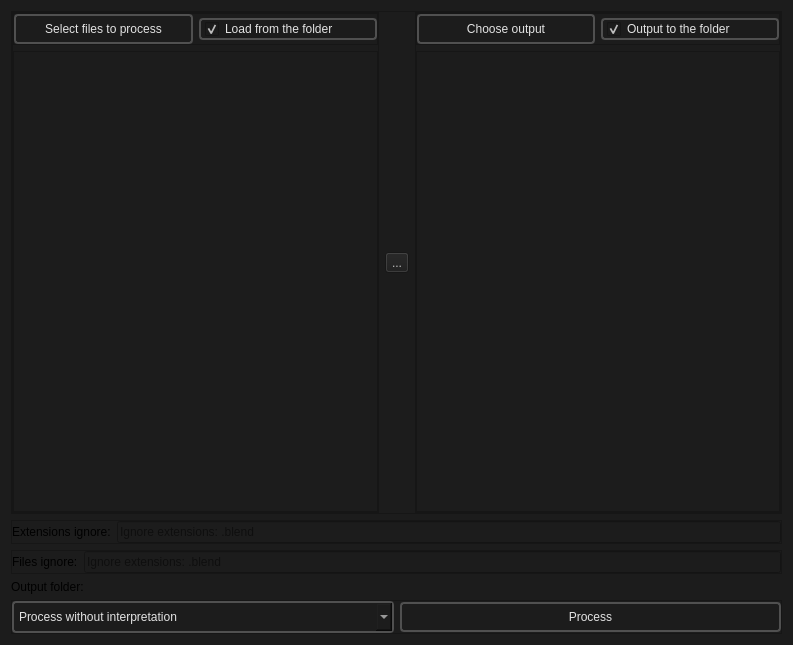
<?xml version="1.0" encoding="UTF-8"?>
<ui version="4.0">
 <class>BatchCreator_process_Dialog</class>
 <widget class="QDialog" name="BatchCreator_process_Dialog">
  <property name="geometry">
   <rect>
    <x>0</x>
    <y>0</y>
    <width>793</width>
    <height>645</height>
   </rect>
  </property>
  <property name="windowTitle">
   <string>Process options</string>
  </property>
  <property name="windowIcon">
   <iconset resource="../resources.qrc">
    <normaloff>:/icons/appicon.ico</normaloff>:/icons/appicon.ico</iconset>
  </property>
  <property name="styleSheet">
   <string notr="true">background-color: #1C1C1C;</string>
  </property>
  <layout class="QVBoxLayout" name="verticalLayout">
   <item>
    <widget class="QFrame" name="frame_4">
     <property name="frameShape">
      <enum>QFrame::StyledPanel</enum>
     </property>
     <property name="frameShadow">
      <enum>QFrame::Raised</enum>
     </property>
     <layout class="QHBoxLayout" name="horizontalLayout">
      <property name="spacing">
       <number>6</number>
      </property>
      <property name="leftMargin">
       <number>0</number>
      </property>
      <property name="topMargin">
       <number>0</number>
      </property>
      <property name="rightMargin">
       <number>0</number>
      </property>
      <property name="bottomMargin">
       <number>0</number>
      </property>
      <item>
       <widget class="QFrame" name="frame_3">
        <property name="frameShape">
         <enum>QFrame::StyledPanel</enum>
        </property>
        <property name="frameShadow">
         <enum>QFrame::Raised</enum>
        </property>
        <layout class="QVBoxLayout" name="verticalLayout_3">
         <property name="spacing">
          <number>6</number>
         </property>
         <property name="leftMargin">
          <number>0</number>
         </property>
         <property name="topMargin">
          <number>0</number>
         </property>
         <property name="rightMargin">
          <number>0</number>
         </property>
         <property name="bottomMargin">
          <number>0</number>
         </property>
         <item>
          <widget class="QFrame" name="frame_5">
           <property name="frameShape">
            <enum>QFrame::StyledPanel</enum>
           </property>
           <property name="frameShadow">
            <enum>QFrame::Raised</enum>
           </property>
           <layout class="QHBoxLayout" name="horizontalLayout_3">
            <property name="leftMargin">
             <number>0</number>
            </property>
            <property name="topMargin">
             <number>0</number>
            </property>
            <property name="rightMargin">
             <number>0</number>
            </property>
            <property name="bottomMargin">
             <number>0</number>
            </property>
            <item>
             <widget class="QPushButton" name="select_files_to_process_button">
              <property name="styleSheet">
               <string notr="true">
    /* QPushButton default and hover styles */
    QPushButton {

        font: 600 10pt &quot;Segoe UI&quot;;
	

        border: 2px solid black;
        border-radius: 4px;
        border-color: rgba(80, 80, 80, 255);
        height:22px;
        padding-top: 2px;
        padding-bottom:2px;
        padding-left: 4px;
        padding-right: 4px;
        color: #E3E3E3;
        background-color: #1C1C1C;
    }
    QPushButton:hover {
        background-color: #414956;
        color: white;
    }
    QPushButton:pressed {
        background-color: red;
        background-color: #1C1C1C;
        margin: 1 px;
        margin-left: 2px;
        margin-right: 2px;

    }</string>
              </property>
              <property name="text">
               <string>Select files to process</string>
              </property>
             </widget>
            </item>
            <item>
             <widget class="QCheckBox" name="load_from_the_folder_checkBox">
              <property name="focusPolicy">
               <enum>Qt::NoFocus</enum>
              </property>
              <property name="styleSheet">
               <string notr="true">QCheckBox {
    font: 700 10pt &quot;Segoe UI&quot;;
    border: 2px solid black;
    border-radius: 4px;
    border-color: rgba(80, 80, 80, 255);
    height:14px;
    padding-top: 2px;
    padding-bottom:2px;
    color: #E3E3E3;
    background-color: #1C1C1C;
    padding-left: 4px;
}

QCheckBox::indicator:unchecked {
    image: url(://icons/check_box_outline_blank_16dp_9D9D9D_FILL0_wght400_GRAD0_opsz20.svg);
}

QCheckBox::indicator:checked {
    image: url(://icons/select_check_box_16dp_9D9D9D_FILL0_wght400_GRAD0_opsz20.svg);
}

/* -------------------------- */


QCheckBox:hover {
    background-color: #414956;
    color: white;
}
</string>
              </property>
              <property name="text">
               <string>Load from the folder</string>
              </property>
              <property name="iconSize">
               <size>
                <width>20</width>
                <height>20</height>
               </size>
              </property>
              <property name="checked">
               <bool>true</bool>
              </property>
             </widget>
            </item>
           </layout>
          </widget>
         </item>
         <item>
          <widget class="QListWidget" name="Input_files_preview_scrollarea"/>
         </item>
        </layout>
       </widget>
      </item>
      <item>
       <widget class="QToolButton" name="toolButton">
        <property name="enabled">
         <bool>false</bool>
        </property>
        <property name="text">
         <string>...</string>
        </property>
        <property name="icon">
         <iconset resource="../resources.qrc">
          <normaloff>:/icons/arrow_forward_24dp_9D9D9D_FILL0_wght400_GRAD0_opsz24.svg</normaloff>:/icons/arrow_forward_24dp_9D9D9D_FILL0_wght400_GRAD0_opsz24.svg</iconset>
        </property>
        <property name="iconSize">
         <size>
          <width>16</width>
          <height>16</height>
         </size>
        </property>
       </widget>
      </item>
      <item>
       <widget class="QFrame" name="frame_2">
        <property name="frameShape">
         <enum>QFrame::StyledPanel</enum>
        </property>
        <property name="frameShadow">
         <enum>QFrame::Raised</enum>
        </property>
        <layout class="QVBoxLayout" name="verticalLayout_2">
         <property name="leftMargin">
          <number>0</number>
         </property>
         <property name="topMargin">
          <number>0</number>
         </property>
         <property name="rightMargin">
          <number>0</number>
         </property>
         <property name="bottomMargin">
          <number>0</number>
         </property>
         <item>
          <widget class="QFrame" name="frame_6">
           <property name="frameShape">
            <enum>QFrame::StyledPanel</enum>
           </property>
           <property name="frameShadow">
            <enum>QFrame::Raised</enum>
           </property>
           <layout class="QHBoxLayout" name="horizontalLayout_4">
            <property name="leftMargin">
             <number>0</number>
            </property>
            <property name="topMargin">
             <number>0</number>
            </property>
            <property name="rightMargin">
             <number>0</number>
            </property>
            <property name="bottomMargin">
             <number>0</number>
            </property>
            <item>
             <widget class="QPushButton" name="choose_output_button">
              <property name="styleSheet">
               <string notr="true">
    /* QPushButton default and hover styles */
    QPushButton {

        font: 600 10pt &quot;Segoe UI&quot;;
	

        border: 2px solid black;
        border-radius: 4px;
        border-color: rgba(80, 80, 80, 255);
        height:22px;
        padding-top: 2px;
        padding-bottom:2px;
        padding-left: 4px;
        padding-right: 4px;
        color: #E3E3E3;
        background-color: #1C1C1C;
    }
    QPushButton:hover {
        background-color: #414956;
        color: white;
    }
    QPushButton:pressed {
        background-color: red;
        background-color: #1C1C1C;
        margin: 1 px;
        margin-left: 2px;
        margin-right: 2px;

    }</string>
              </property>
              <property name="text">
               <string>Choose output</string>
              </property>
             </widget>
            </item>
            <item>
             <widget class="QCheckBox" name="output_to_the_folder_checkBox">
              <property name="styleSheet">
               <string notr="true">QCheckBox {
    font: 700 10pt &quot;Segoe UI&quot;;
    border: 2px solid black;
    border-radius: 4px;
    border-color: rgba(80, 80, 80, 255);
    height:14px;
    padding-top: 2px;
    padding-bottom:2px;
    color: #E3E3E3;
    background-color: #1C1C1C;
    padding-left: 4px;
}

QCheckBox::indicator:unchecked {
    image: url(://icons/check_box_outline_blank_16dp_9D9D9D_FILL0_wght400_GRAD0_opsz20.svg);
}

QCheckBox::indicator:checked {
    image: url(://icons/select_check_box_16dp_9D9D9D_FILL0_wght400_GRAD0_opsz20.svg);
}

/* -------------------------- */


QCheckBox:hover {
    background-color: #414956;
    color: white;
}
</string>
              </property>
              <property name="text">
               <string>Output to the folder</string>
              </property>
              <property name="iconSize">
               <size>
                <width>20</width>
                <height>20</height>
               </size>
              </property>
              <property name="checked">
               <bool>true</bool>
              </property>
             </widget>
            </item>
           </layout>
          </widget>
         </item>
         <item>
          <widget class="QListWidget" name="output_files_preview_scrollarea"/>
         </item>
        </layout>
       </widget>
      </item>
     </layout>
    </widget>
   </item>
   <item>
    <widget class="QFrame" name="frame_7">
     <property name="frameShape">
      <enum>QFrame::StyledPanel</enum>
     </property>
     <property name="frameShadow">
      <enum>QFrame::Raised</enum>
     </property>
     <layout class="QHBoxLayout" name="horizontalLayout_5">
      <property name="leftMargin">
       <number>0</number>
      </property>
      <property name="topMargin">
       <number>0</number>
      </property>
      <property name="rightMargin">
       <number>0</number>
      </property>
      <property name="bottomMargin">
       <number>0</number>
      </property>
      <item>
       <widget class="QLabel" name="label">
        <property name="text">
         <string>Extensions ignore:</string>
        </property>
       </widget>
      </item>
      <item>
       <widget class="QLineEdit" name="ignore_extensions_lineEdit">
        <property name="placeholderText">
         <string>Ignore extensions: .blend</string>
        </property>
       </widget>
      </item>
     </layout>
    </widget>
   </item>
   <item>
    <widget class="QFrame" name="frame_8">
     <property name="frameShape">
      <enum>QFrame::StyledPanel</enum>
     </property>
     <property name="frameShadow">
      <enum>QFrame::Raised</enum>
     </property>
     <layout class="QHBoxLayout" name="horizontalLayout_6">
      <property name="leftMargin">
       <number>0</number>
      </property>
      <property name="topMargin">
       <number>0</number>
      </property>
      <property name="rightMargin">
       <number>0</number>
      </property>
      <property name="bottomMargin">
       <number>0</number>
      </property>
      <item>
       <widget class="QLabel" name="label_2">
        <property name="text">
         <string>Files ignore:</string>
        </property>
       </widget>
      </item>
      <item>
       <widget class="QLineEdit" name="ignore_files_lineEdit">
        <property name="placeholderText">
         <string>Ignore extensions: .blend</string>
        </property>
       </widget>
      </item>
     </layout>
    </widget>
   </item>
   <item>
    <widget class="QLabel" name="output_folder">
     <property name="text">
      <string>Output folder:</string>
     </property>
    </widget>
   </item>
   <item>
    <widget class="QFrame" name="frame">
     <property name="frameShape">
      <enum>QFrame::StyledPanel</enum>
     </property>
     <property name="frameShadow">
      <enum>QFrame::Raised</enum>
     </property>
     <layout class="QHBoxLayout" name="horizontalLayout_2">
      <property name="leftMargin">
       <number>0</number>
      </property>
      <property name="topMargin">
       <number>0</number>
      </property>
      <property name="rightMargin">
       <number>0</number>
      </property>
      <property name="bottomMargin">
       <number>0</number>
      </property>
      <item>
       <widget class="QComboBox" name="algorithm_select_comboBox">
        <property name="styleSheet">
         <string notr="true">
QComboBox {
    font: 700 10pt &quot;Segoe UI&quot;;
    border: 2px solid black;
    border-radius: 4px;
    border-color: rgba(80, 80, 80, 255);
    height: 18px;
    padding-top: 5px;
    padding-bottom: 5px;
    color: #E3E3E3;
    background-color: #1C1C1C;
    padding-left: 5px;
}

QComboBox:hover {
    background-color: #414956;
    color: white;
}

QComboBox:pressed {
    background-color: #2E2F30;
    color: white;
}

QComboBox:item {
    font: 600 12pt &quot;Segoe UI&quot;;
    color: #E3E3E3;
    padding-left: 5px;
    background-color: #1C1C1C;
    border-style: none;
}

QComboBox::drop-down {
    color: #E3E3E3;
    padding: 2px;
    background: url(://icons/arrow_drop_down_16dp.svg) no-repeat center;
    border-bottom: 0px solid black;
    border-top: 0px solid black;
    border-right: 0px;
    border-left: 2px solid;
    margin-left: 5px;
    padding: 5px;
    width: 7px;
    border-color: rgba(80, 80, 80, 255);
    background-color: #1C1C1C;
}

/* Style the drop-down list view */
QComboBox QAbstractItemView {
    border: 2px solid gray;
    border-color: rgba(80, 80, 80, 255);
    selection-background-color: #414956;
    background-color: #1C1C1C;
}

/* Style individual items in the drop-down list */
QComboBox QAbstractItemView::item {
    height: 16px; /* Set the height of each item */
    padding: 4px; /* Add padding to each item */
    padding-left: 5px;
    padding-right: 5px;
    color: #ff8a8a8a;
    border-style: none;
    border-bottom: 0.5px solid black;
    border-color: rgba(255, 255, 255, 10);
}

/* Style the selected item in the drop-down list */
QComboBox QAbstractItemView::item:selected {
    height: 16px; /* Set the height of each item */
    padding: 4px; /* Add padding to each item */
    padding-left: 5px;
    padding-right: 5px;
    background-color: #414956;
    color: white;
    border: none; /* Remove border */
    outline: none; /* Remove outline */
}

/* -------------------------- */</string>
        </property>
        <item>
         <property name="text">
          <string>Process without interpretation</string>
         </property>
        </item>
        <item>
         <property name="text">
          <string>Remove underscore from the end</string>
         </property>
        </item>
       </widget>
      </item>
      <item>
       <widget class="QPushButton" name="process_button">
        <property name="styleSheet">
         <string notr="true">
    /* QPushButton default and hover styles */
    QPushButton {

        font: 600 10pt &quot;Segoe UI&quot;;
	

        border: 2px solid black;
        border-radius: 4px;
        border-color: rgba(80, 80, 80, 255);
        height:22px;
        padding-top: 2px;
        padding-bottom:2px;
        padding-left: 4px;
        padding-right: 4px;
        color: #E3E3E3;
        background-color: #1C1C1C;
    }
    QPushButton:hover {
        background-color: #414956;
        color: white;
    }
    QPushButton:pressed {
        background-color: red;
        background-color: #1C1C1C;
        margin: 1 px;
        margin-left: 2px;
        margin-right: 2px;

    }</string>
        </property>
        <property name="text">
         <string>Process</string>
        </property>
        <property name="icon">
         <iconset resource="../resources.qrc">
          <normaloff>:/icons/tab_move_24dp_9D9D9D_FILL0_wght400_GRAD0_opsz24.svg</normaloff>:/icons/tab_move_24dp_9D9D9D_FILL0_wght400_GRAD0_opsz24.svg</iconset>
        </property>
        <property name="iconSize">
         <size>
          <width>20</width>
          <height>20</height>
         </size>
        </property>
       </widget>
      </item>
     </layout>
    </widget>
   </item>
  </layout>
 </widget>
 <resources>
  <include location="../resources.qrc"/>
 </resources>
 <connections/>
</ui>
